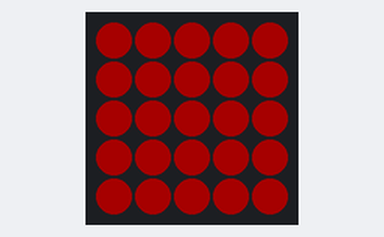
The program below on a simulated ESP32. On the bench: 5×5 RGB LED matrix (first LED top left, wired row by row). Dim RGB values are drawn brighter than linear; WiFi joins after 1.5 s; servers stay silent unless stated.

Above: at 1.9 s.
At 2.9 s:
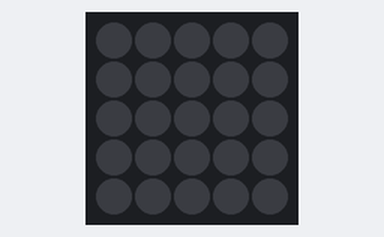

Measured:
- what the display in image 0 shows lasts 1.0 s, from 1.8 s to 2.8 s

The program:

main.cpp
```cpp
#define BLYNK_TEMPLATE_ID "TMPLAEA79-rw"
#define BLYNK_DEVICE_NAME "My First Template"

#include <Arduino.h>
#include <BlynkSimpleEsp32.h>
#include <M5Atom.h>
// #include <FastLED.h>

// #define BLYNK_TEMPLATE_ID "TMPLL4WdTR8s"
// #define BLYNK_DEVICE_NAME "ProximityMonitor"
// char auth[] = "4xWiS_fcSAcY1yI7KYBa-EkaVs83JXPU";

// char ssid[] = "ND-guest";
// char pass[] = "";

char ssid[] = "ATTR9tNp5S";
char pass[] = "8jx5cda9hpg=";

char auth[] = "TUY6iHNgWq0FA8Ueq9_Lrw4O6axRlqjP";


// BLYNK_WRITE(V0){
//   int button_value = param.asInt();
//   if (button_value == 1)
//     M5.dis.fillpix(0xff0000);
//   else
//     M5.dis.fillpix(0x00ff00);
// }

void setup() {
  // M5.begin(true,false,true);
  M5.begin(true, true, true);
  Blynk.begin(auth, ssid, pass);
  M5.dis.fillpix(0x0000ff);
}

void loop() {
  Blynk.run();
  // if (M5.Btn.wasPressed()){
  //   M5.dis.fillpix(0xff0000);
  // }else{
  //   M5.dis.fillpix(0x00ff00);
  // }
  M5.dis.fillpix(0xff0000);
  delay(1000);
  M5.dis.fillpix(0x000000);
  delay(1000);
}
```
